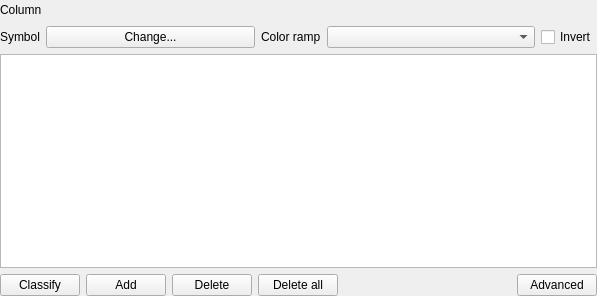
<?xml version="1.0" encoding="UTF-8"?>
<ui version="4.0">
 <class>QgsCategorizedSymbolRendererV2Widget</class>
 <widget class="QWidget" name="QgsCategorizedSymbolRendererV2Widget">
  <property name="geometry">
   <rect>
    <x>0</x>
    <y>0</y>
    <width>597</width>
    <height>296</height>
   </rect>
  </property>
  <layout class="QVBoxLayout" name="verticalLayout">
   <property name="margin">
    <number>0</number>
   </property>
   <item>
    <layout class="QHBoxLayout" name="horizontalLayout_2">
     <item>
      <widget class="QLabel" name="label_3">
       <property name="text">
        <string>Column</string>
       </property>
      </widget>
     </item>
     <item>
      <widget class="QgsFieldExpressionWidget" name="mExpressionWidget" native="true">
       <property name="maximumSize">
        <size>
         <width>500</width>
         <height>16777215</height>
        </size>
       </property>
      </widget>
     </item>
     <item>
      <spacer name="horizontalSpacer">
       <property name="orientation">
        <enum>Qt::Horizontal</enum>
       </property>
       <property name="sizeType">
        <enum>QSizePolicy::Expanding</enum>
       </property>
       <property name="sizeHint" stdset="0">
        <size>
         <width>40</width>
         <height>20</height>
        </size>
       </property>
      </spacer>
     </item>
    </layout>
   </item>
   <item>
    <layout class="QHBoxLayout" name="horizontalLayout">
     <item>
      <widget class="QLabel" name="label_9">
       <property name="text">
        <string>Symbol</string>
       </property>
      </widget>
     </item>
     <item>
      <widget class="QPushButton" name="btnChangeCategorizedSymbol">
       <property name="sizePolicy">
        <sizepolicy hsizetype="Minimum" vsizetype="Fixed">
         <horstretch>1</horstretch>
         <verstretch>0</verstretch>
        </sizepolicy>
       </property>
       <property name="text">
        <string>Change...</string>
       </property>
      </widget>
     </item>
     <item>
      <widget class="QLabel" name="label_10">
       <property name="text">
        <string>Color ramp</string>
       </property>
      </widget>
     </item>
     <item>
      <widget class="QgsColorRampComboBox" name="cboCategorizedColorRamp">
       <property name="sizePolicy">
        <sizepolicy hsizetype="Minimum" vsizetype="Fixed">
         <horstretch>1</horstretch>
         <verstretch>0</verstretch>
        </sizepolicy>
       </property>
      </widget>
     </item>
     <item>
      <widget class="QCheckBox" name="cbxInvertedColorRamp">
       <property name="text">
        <string>Invert</string>
       </property>
      </widget>
     </item>
    </layout>
   </item>
   <item>
    <widget class="QTreeView" name="viewCategories">
     <property name="contextMenuPolicy">
      <enum>Qt::CustomContextMenu</enum>
     </property>
     <property name="dragDropMode">
      <enum>QAbstractItemView::InternalMove</enum>
     </property>
     <property name="defaultDropAction">
      <enum>Qt::IgnoreAction</enum>
     </property>
     <property name="selectionMode">
      <enum>QAbstractItemView::ExtendedSelection</enum>
     </property>
     <property name="iconSize">
      <size>
       <width>16</width>
       <height>16</height>
      </size>
     </property>
     <property name="rootIsDecorated">
      <bool>false</bool>
     </property>
     <property name="itemsExpandable">
      <bool>false</bool>
     </property>
     <property name="sortingEnabled">
      <bool>true</bool>
     </property>
     <property name="allColumnsShowFocus">
      <bool>true</bool>
     </property>
    </widget>
   </item>
   <item>
    <layout class="QHBoxLayout" name="horizontalLayout_3">
     <item>
      <widget class="QPushButton" name="btnAddCategories">
       <property name="text">
        <string>Classify</string>
       </property>
      </widget>
     </item>
     <item>
      <widget class="QPushButton" name="btnAddCategory">
       <property name="text">
        <string>Add</string>
       </property>
      </widget>
     </item>
     <item>
      <widget class="QPushButton" name="btnDeleteCategories">
       <property name="text">
        <string>Delete</string>
       </property>
      </widget>
     </item>
     <item>
      <widget class="QPushButton" name="btnDeleteAllCategories">
       <property name="text">
        <string>Delete all</string>
       </property>
      </widget>
     </item>
     <item>
      <spacer>
       <property name="orientation">
        <enum>Qt::Horizontal</enum>
       </property>
       <property name="sizeHint" stdset="0">
        <size>
         <width>40</width>
         <height>20</height>
        </size>
       </property>
      </spacer>
     </item>
     <item>
      <widget class="QPushButton" name="btnAdvanced">
       <property name="text">
        <string>Advanced</string>
       </property>
      </widget>
     </item>
    </layout>
   </item>
  </layout>
 </widget>
 <customwidgets>
  <customwidget>
   <class>QgsFieldExpressionWidget</class>
   <extends>QWidget</extends>
   <header location="global">qgsfieldexpressionwidget.h</header>
   <container>1</container>
  </customwidget>
  <customwidget>
   <class>QgsColorRampComboBox</class>
   <extends>QComboBox</extends>
   <header>qgscolorrampcombobox.h</header>
  </customwidget>
 </customwidgets>
 <tabstops>
  <tabstop>btnChangeCategorizedSymbol</tabstop>
  <tabstop>cboCategorizedColorRamp</tabstop>
  <tabstop>cbxInvertedColorRamp</tabstop>
  <tabstop>viewCategories</tabstop>
  <tabstop>btnAddCategories</tabstop>
  <tabstop>btnAddCategory</tabstop>
  <tabstop>btnDeleteCategories</tabstop>
  <tabstop>btnDeleteAllCategories</tabstop>
  <tabstop>btnAdvanced</tabstop>
 </tabstops>
 <resources/>
 <connections/>
</ui>
